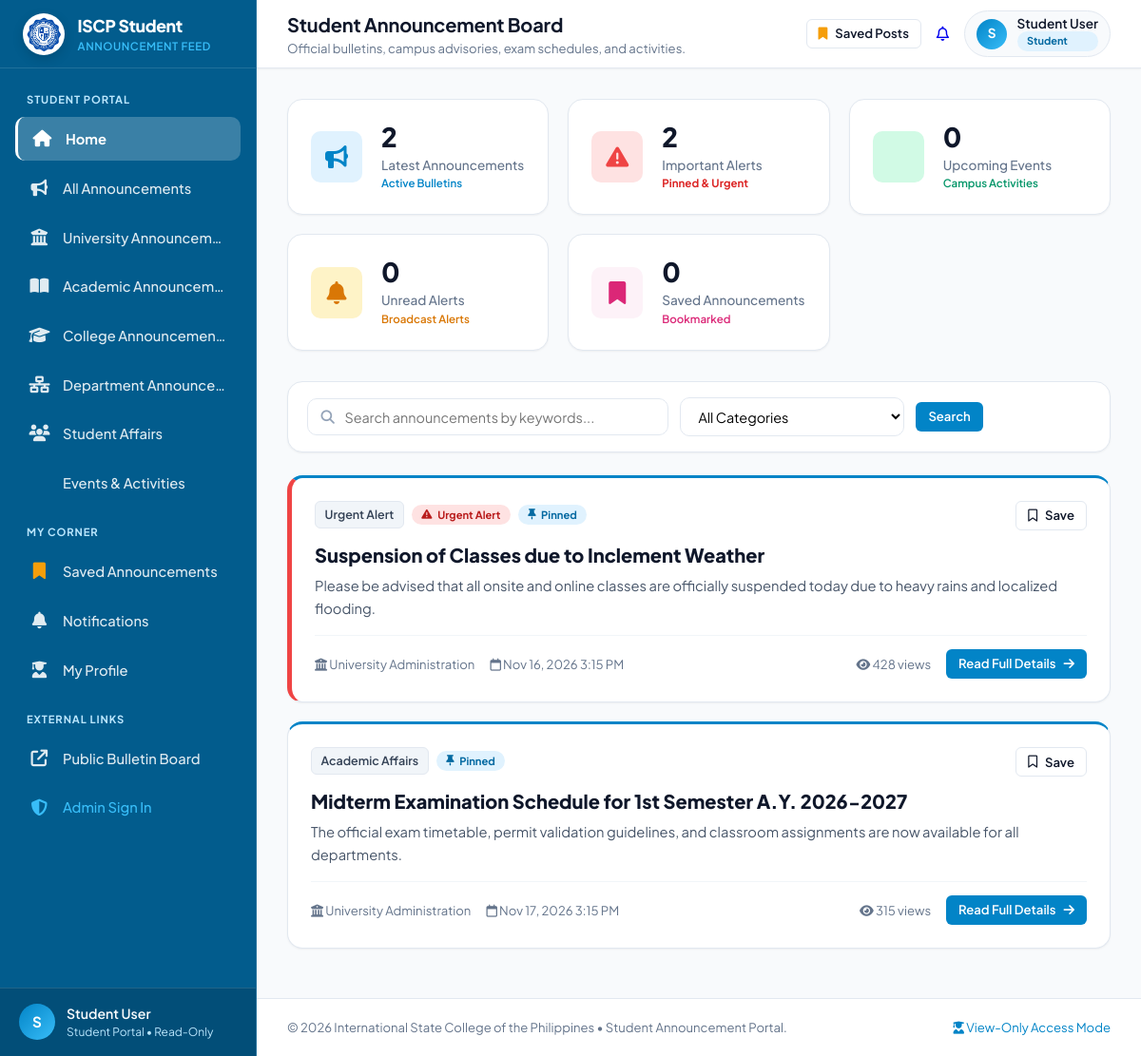
Page /student/index.php on the committed database.
### tables this page shows
CREATE TABLE IF NOT EXISTS `announcements` (
    `id` INT AUTO_INCREMENT PRIMARY KEY,
    `title` VARCHAR(255) NOT NULL,
    `slug` VARCHAR(255) DEFAULT NULL,
    `summary` VARCHAR(350) DEFAULT NULL,
    `content` TEXT NOT NULL,
    `category` VARCHAR(100) NOT NULL,
    `category_id` INT DEFAULT NULL,
    `image_path` VARCHAR(255) DEFAULT NULL,
    `created_by` INT NOT NULL,
    `author_name` VARCHAR(100) DEFAULT NULL,
    `status` ENUM('pending', 'approved', 'rejected') NOT NULL DEFAULT 'pending',
    `rejection_reason` TEXT DEFAULT NULL,
    `reviewed_by` INT DEFAULT NULL,
    `reviewed_at` DATETIME DEFAULT NULL,
    `target_audience` ENUM('All', 'Students', 'Faculty', 'Parents') DEFAULT 'All',
    `is_urgent` TINYINT(1) DEFAULT 0,
    `is_pinned` TINYINT(1) DEFAULT 0,
    `views_count` INT DEFAULT 0,
    `created_at` TIMESTAMP DEFAULT CURRENT_TIMESTAMP,
    `updated_at` TIMESTAMP DEFAULT CURRENT_TIMESTAMP ON UPDATE CURRENT_TIMESTAMP,
    CONSTRAINT `fk_announcements_created_by` FOREIGN KEY (`created_by`) REFERENCES `users`(`id`) ON DELETE CASCADE,
    CONSTRAINT `fk_announcements_reviewed_by` FOREIGN KEY (`reviewed_by`) REFERENCES `users`(`id`) ON DELETE SET NULL,
    CONSTRAINT `fk_announcements_category` FOREIGN KEY (`category_id`) REFERENCES `categories`(`id`) ON DELETE SET NULL
);

### student/includes/auth.php (called while the page is built, shortened)
<?php
function h(?string $string): string {
    return htmlspecialchars((string)($string ?? ''), ENT_QUOTES, 'UTF-8');
}
function format_datetime(?string $datetime): string {
    $timestamp = strtotime($datetime);
    return $timestamp ? date('M j, Y g:i A', $timestamp) : 'N/A';
}

### student/index.php (the view, shortened to what this page needs)
<?php
require_once __DIR__ . '/includes/auth.php';
$pdo = get_db();
$search = trim($_GET['q'] ?? '');
$announcements = [];
$widget_latest_count = 0;
$widget_important_count = 0;
$widget_events_count = 0;
$widget_notifications_count = 0;
$widget_saved_count = 0;
if ($pdo) {
    try {
        $where = ["a.status IN ('approved', 'published')"];
        $params = [];
        $whereSql = implode(' AND ', $where);
        $stmt = $pdo->prepare("
            SELECT a.*, u.name AS author_real_name
            FROM announcements a
            LEFT JOIN users u ON a.created_by = u.id
            WHERE {$whereSql}
            ORDER BY a.is_pinned DESC, a.is_urgent DESC, a.created_at DESC
        ");
        $stmt->execute($params);
        $announcements = $stmt->fetchAll();
        $widget_latest_count = count($announcements);
        $stmtImp = $pdo->query("SELECT COUNT(*) FROM announcements WHERE status IN ('approved', 'published') AND (is_urgent = 1 OR is_pinned = 1)");
        $widget_important_count = (int)$stmtImp->fetchColumn();
        $stmtEve = $pdo->query("SELECT COUNT(*) FROM announcements WHERE status IN ('approved', 'published') AND category = 'Campus Events'");
        $widget_events_count = (int)$stmtEve->fetchColumn();
    } catch (PDOException $e) {
    }
}
require_once __DIR__ . '/includes/header.php';
?>
<div class="metrics-grid">
    <a href="index.php?type=all" class="metric-card">
        <div class="metric-icon-box" style="background:#e0f2fe; color:#0284c7;">
            <i class="fa-solid fa-bullhorn"></i>
        </div>
        <div class="metric-info">
            <span class="metric-value"><?= number_format($widget_latest_count) ?></span>
            <span class="metric-label">Latest Announcements</span>
            <span style="font-size: 0.72rem; color: #0284c7; font-weight: 600;">Active Bulletins</span>
        </div>
    </a>
    <a href="index.php?type=all&cat=Urgent+Alert" class="metric-card">
        <div class="metric-icon-box" style="background:#fee2e2; color:#ef4444;">
            <i class="fa-solid fa-triangle-exclamation"></i>
        </div>
        <div class="metric-info">
            <span class="metric-value"><?= number_format($widget_important_count) ?></span>
            <span class="metric-label">Important Alerts</span>
            <span style="font-size: 0.72rem; color: #dc2626; font-weight: 700;">Pinned &amp; Urgent</span>
        </div>
    </a>
    <a href="index.php?type=events" class="metric-card">
        <div class="metric-icon-box" style="background:#d1fae5; color:#059669;">
        </div>
        <div class="metric-info">
            <span class="metric-value"><?= number_format($widget_events_count) ?></span>
            <span class="metric-label">Upcoming Events</span>
            <span style="font-size: 0.72rem; color: #059669; font-weight: 600;">Campus Activities</span>
        </div>
    </a>
    <a href="notifications.php" class="metric-card">
        <div class="metric-icon-box" style="background:#fef3c7; color:#d97706;">
            <i class="fa-solid fa-bell"></i>
        </div>
        <div class="metric-info">
            <span class="metric-value"><?= number_format($widget_notifications_count) ?></span>
            <span class="metric-label">Unread Alerts</span>
            <span style="font-size: 0.72rem; color: #d97706; font-weight: 600;">Broadcast Alerts</span>
        </div>
    </a>
    <a href="saved.php" class="metric-card">
        <div class="metric-icon-box" style="background:#fdf2f8; color:#db2777;">
            <i class="fa-solid fa-bookmark"></i>
        </div>
        <div class="metric-info">
            <span class="metric-value" id="savedCountDisplay"><?= number_format($widget_saved_count) ?></span>
            <span class="metric-label">Saved Announcements</span>
            <span style="font-size: 0.72rem; color: #db2777; font-weight: 600;">Bookmarked</span>
        </div>
    </a>
</div>
<div class="content-card" style="margin-bottom: 1.5rem;">
    <div class="card-body" style="padding: 1rem 1.25rem;">
        <form method="GET" action="index.php" style="display: flex; gap: 0.75rem; flex-wrap: wrap; align-items: center;">
            <div class="search-input-group" style="flex: 1; min-width: 240px;">
                <i class="fa-solid fa-magnifying-glass"></i>
                <input type="text" name="q" class="form-control-search" placeholder="Search announcements by keywords..." value="<?= h($search) ?>">
            </div>
            <select name="cat" class="form-select-filter" onchange="this.form.submit()" style="min-width: 180px;">
                <option value="">All Categories</option>
            </select>
            <button type="submit" class="btn btn-primary btn-sm">Search</button>
        </form>
    </div>
</div>
<div class="student-feed">
    <?php if (empty($announcements)): ?>
        <div class="content-card">
            <div class="card-body">
                <div class="empty-state">
                    <div class="empty-state-icon"><i class="fa-regular fa-folder-open"></i></div>
                    <h3 class="empty-state-title">No announcements found</h3>
                    <p class="empty-state-desc">There are no published announcements matching your search query or filter.</p>
                </div>
            </div>
        </div>
    <?php else: ?>
        <?php foreach ($announcements as $ann): ?>
            <article class="student-announcement-card <?= !empty($ann['is_urgent']) ? 'is-urgent' : '' ?> <?= !empty($ann['is_pinned']) ? 'is-pinned' : '' ?>" id="post-<?= (int)$ann['id'] ?>">
                <div style="display: flex; justify-content: space-between; align-items: flex-start; gap: 1rem; margin-bottom: 0.75rem; flex-wrap: wrap;">
                    <div style="display: flex; gap: 0.5rem; align-items: center; flex-wrap: wrap;">
                        <span class="category-pill"><?= h($ann['category'] ?? 'General') ?></span>
                        <?php if (!empty($ann['is_urgent'])): ?>
                            <span class="badge" style="background:#fee2e2; color:#b91c1c; font-size:0.7rem; font-weight:700;">
                                <i class="fa-solid fa-triangle-exclamation"></i> Urgent Alert
                            </span>
                        <?php endif; ?>
                        <?php if (!empty($ann['is_pinned'])): ?>
                            <span class="badge" style="background:#e0f2fe; color:#0369a1; font-size:0.7rem; font-weight:700;">
                                <i class="fa-solid fa-thumbtack"></i> Pinned
                            </span>
                        <?php endif; ?>
                    </div>
                    <div style="display: flex; align-items: center; gap: 0.5rem;">
                        <button type="button" class="btn btn-outline btn-sm bookmark-btn" onclick="toggleSavePost(<?= (int)$ann['id'] ?>, <?= h(json_encode($ann['title'])) ?>)" id="bm-<?= (int)$ann['id'] ?>" title="Save for later">
                        </button>
                    </div>
                </div>
                <h2 style="font-size: 1.25rem; font-weight: 800; color: #0f172a; line-height: 1.35; margin-bottom: 0.5rem;">
                    <?= h($ann['title']) ?>
                </h2>
                <p style="font-size: 0.92rem; color: #475569; line-height: 1.6; margin-bottom: 1rem;">
                    <?= nl2br(h($ann['summary'] ?? mb_substr(strip_tags($ann['content']), 0, 200) . '...')) ?>
                </p>
                <div style="display: flex; justify-content: space-between; align-items: center; border-top: 1px solid #f1f5f9; padding-top: 0.85rem; font-size: 0.82rem; color: #64748b; flex-wrap: wrap; gap: 0.5rem;">
                    <div style="display: flex; align-items: center; gap: 1rem;">
                        <span><i class="fa-solid fa-building-columns"></i> <?= h($ann['author_name'] ?? 'University Administration') ?></span>
                        <span><i class="fa-regular fa-calendar"></i> <?= h(format_datetime($ann['created_at'])) ?></span>
                    </div>
                    <div style="display: flex; align-items: center; gap: 1rem;">
                        <span><i class="fa-solid fa-eye"></i> <?= number_format($ann['views_count'] ?? 0) ?> views</span>
                        <button type="button" class="btn btn-primary btn-sm" onclick="showAnnouncementDetail(<?= h(json_encode($ann)) ?>)">
                            Read Full Details <i class="fa-solid fa-arrow-right"></i>
                        </button>
                    </div>
                </div>
            </article>
        <?php endforeach; ?>
    <?php endif; ?>
</div>
<?php require_once __DIR__ . '/includes/footer.php'; ?>

### rows in the picture
announcements: category "Urgent Alert", is_urgent 1 (drawn), is_pinned 1 (drawn), title "Suspension of Classes due to Inclement Weather", summary "Please be advised that all onsite and online classes are officially suspended today due to heavy rains and localized flooding.", author_name "University Administration", created_at "Nov 16, 2026 3:15 PM", views_count "428"
announcements: category "Academic Affairs", is_pinned 1 (drawn), title "Midterm Examination Schedule for 1st Semester A.Y. 2026-2027", summary "The official exam timetable, permit validation guidelines, and classroom assignments are now available for all departments.", author_name "University Administration", created_at "Nov 17, 2026 3:15 PM", views_count "315"

### other values in the picture
$currentStudent['name'] "Student User"
$page_title "Student Announcement Board"
$page_subtitle "Official bulletins, campus advisories, exam schedules, and activities."
$widget_latest_count "2"
$widget_important_count "2"
$widget_events_count "0"
$widget_notifications_count "0"
$widget_saved_count "0"
